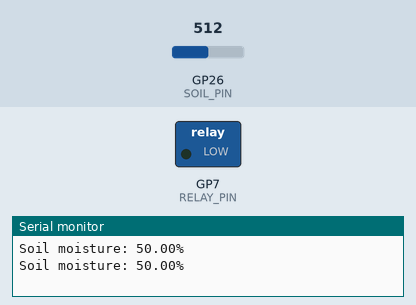
Simulated run of this sketch. Board: Raspberry Pi Pico. Shown: switched loads named in the sketch (green lamp = pin HIGH), the last lines printed to the serial monitor. Inputs (shaded band) come from the test bench; at power-on: GP26 (SOIL_PIN) = 512.

Above: at 2.8 s.
2.9 s: GP26 (SOIL_PIN) set to 321
4.4 s: GP26 (SOIL_PIN) set to 300
At 6.4 s:
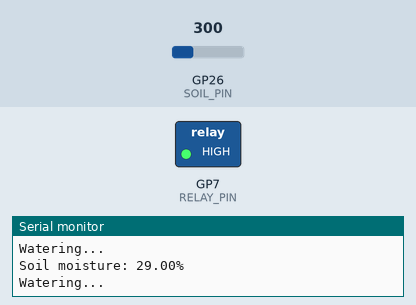
Timing chart, 0 to 7.9 s (numbered marks = the images above; inputs shaded):
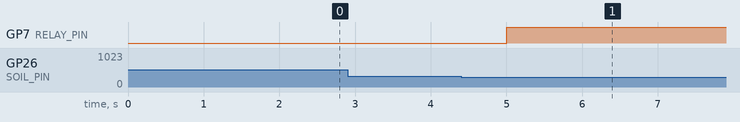

Measured:
- the behaviour switches between 307 and 306 on GP26 (SOIL_PIN) (found by bisection; images 0 and 1)
- after the input at 4.4 s, GP7 (RELAY_PIN): LOW → HIGH after 0.60 s

The sketch:

combined_246.ino
```cpp
// snippet: combined_246
// tags: combined, multi-sensor, millis
// boards: avr, esp32, megaavr, nano33iot, romi32u4, rp2040
// library: none
// description: Soil moisture auto-watering: moisture on A0, water pump (relay) on pin 7
// prompts: moisture, auto-watering, moisture, water, (relay), declare
// verified: compile-only
// source: kd-generated (id 246)

#define SOIL_PIN  A0
#define RELAY_PIN 7

float moisture = 0.0;
unsigned long prevMs = 0;

void setup() {
  Serial.begin(9600);
  pinMode(RELAY_PIN, OUTPUT);
  digitalWrite(RELAY_PIN, LOW);  // Initially off
}

void loop() {
  unsigned long now = millis();
  if (now - prevMs < 1000) return;
  prevMs = now;

  int raw = analogRead(SOIL_PIN);
  moisture = map(raw, 0, 1023, 0, 100);
  moisture = constrain(moisture, 0, 100);

  Serial.print("Soil moisture: "); Serial.print(moisture); Serial.println("%");

  if (moisture < 30) {
    digitalWrite(RELAY_PIN, HIGH);  // Turn on pump
    Serial.println("Watering...");
  } else if (moisture > 60) {
    digitalWrite(RELAY_PIN, LOW);  // Turn off pump
    Serial.println("Water pump off.");
  }
}
```
